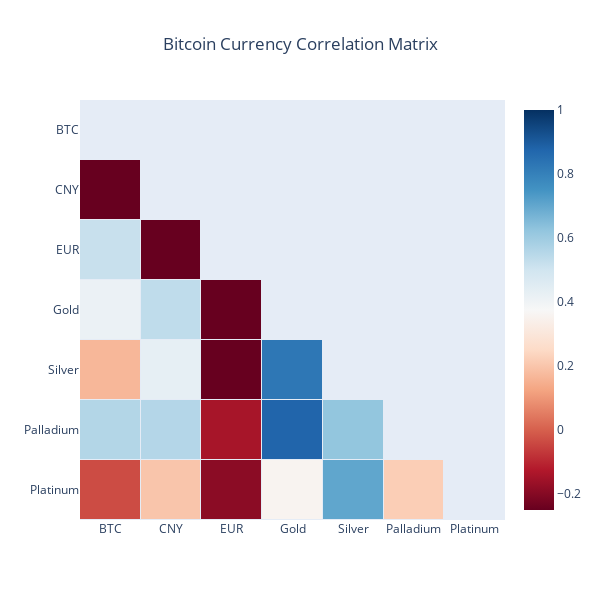

Notebook source saved alongside this figure:
### Code cell
#orrelation matrix between bitcoin stocks and other currency and mental price 
mask = np.triu(np.ones_like(btc_currency_corr, dtype=bool))
rLT = btc_currency_corr.mask(mask)

heat = go.Heatmap(
    z = rLT,
    x = rLT.columns.values,
    y = rLT.columns.values,
    zmin = - 0.25, # Sets the lower bound of the color domain
    zmax = 1,
    xgap = 1, # Sets the horizontal gap (in pixels) between bricks
    ygap = 1,
    colorscale = 'RdBu'
)

title = 'Bitcoin Currency Correlation Matrix'

layout = go.Layout(
    title_text=title, 
    title_x=0.5, 
    width=600, 
    height=600,
    xaxis_showgrid=False,
    yaxis_showgrid=False,
    yaxis_autorange='reversed'
)

fig=go.Figure(data=[heat], layout=layout)
fig.show()
pio.write_html(fig,"Bitcoin Currency Correlation Matrix.html", full_html=False)

### Figure 1 — Plotly figure (JSON) as saved in the notebook; plotly's stock layout.template omitted (floating-point values rounded to 4 significant figures)
{"data": [{"colorscale": [[0, "rgb(103,0,31)"], [0.1, "rgb(178,24,43)"], [0.2, "rgb(214,96,77)"], [0.3, "rgb(244,165,130)"], [0.4, "rgb(253,219,199)"], [0.5, "rgb(247,247,247)"], [0.6, "rgb(209,229,240)"], [0.7, "rgb(146,197,222)"], [0.8, "rgb(67,147,195)"], [0.9, "rgb(33,102,172)"], [1, "rgb(5,48,97)"]], "type": "heatmap", "x": ["BTC", "CNY", "EUR", "Gold", "Silver", "Palladium", "Platinum"], "xgap": 1, "y": ["BTC", "CNY", "EUR", "Gold", "Silver", "Palladium", "Platinum"], "ygap": 1, "z": [[null, null, null, null, null, null, null], [-0.3721, null, null, null, null, null, null], [0.5181, -0.7487, null, null, null, null, null], [0.4133, 0.5354, -0.291, null, null, null, null], [0.1674, 0.4319, -0.2862, 0.827, null, null, null], [0.5599, 0.5579, -0.1431, 0.8772, 0.623, null, null], [-0.03424, 0.1987, -0.1894, 0.3579, 0.7034, 0.2197, null]], "zmax": 1, "zmin": -0.25}], "layout": {"height": 600, "title": {"text": "Bitcoin Currency Correlation Matrix", "x": 0.5}, "width": 600, "xaxis": {"showgrid": false}, "yaxis": {"autorange": "reversed", "showgrid": false}}}
